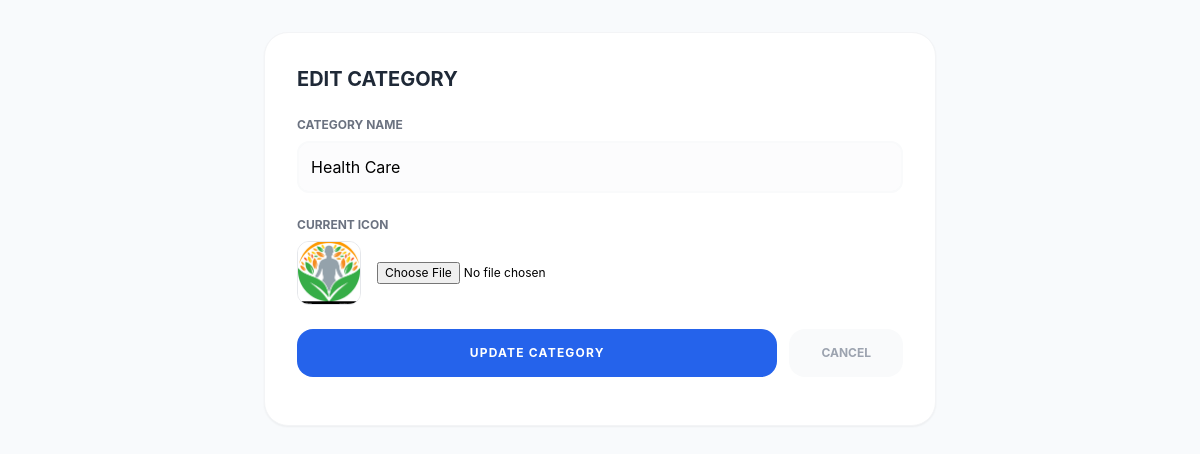
The page /admin_edit_category.php?id=4 on the database its author committed.
### tables this page shows
CREATE TABLE `categories` (
  `id` int(11) NOT NULL,
  `name` varchar(100) NOT NULL,
  `image_path` varchar(255) DEFAULT NULL,
  `link` varchar(255) DEFAULT '#',
  `parent_id` int(11) DEFAULT 0
);

### admin_edit_category.php (the view, shortened to what this page needs)
<?php
include 'db.php';
if (isset($_GET['id'])) {
    $id = (int)$_GET['id'];
    $res = $conn->query("SELECT * FROM categories WHERE id = $id");
    $cat = $res->fetch_assoc();
}
?>
<!DOCTYPE html>
<html lang="gu">
<head>
    <script src="https://cdn.tailwindcss.com"></script>
    <link rel="stylesheet" href="https://cdnjs.cloudflare.com/ajax/libs/font-awesome/6.0.0/css/all.min.css">
</head>
<body class="p-8">
    <div class="max-w-2xl mx-auto bg-white p-8 rounded-3xl border border-gray-100 shadow-sm">
        <h2 class="text-xl font-bold text-gray-800 mb-6 uppercase">Edit Category</h2>
        <form action="" method="POST" enctype="multipart/form-data" class="space-y-6">
            <div>
                <label class="block text-xs font-bold text-gray-500 mb-2 uppercase">Category Name</label>
                <input type="text" name="cat_name" value="<?php echo $cat['name']; ?>"
                    class="w-full border-2 border-gray-50 p-3 rounded-xl focus:border-blue-500 outline-none transition bg-gray-50/50"
                    required>
            </div>
            <div>
                <label class="block text-xs font-bold text-gray-500 mb-2 uppercase">Current Icon</label>
                <div class="flex items-center gap-4">
                    <img src="<?php echo $cat['image_path']; ?>" class="w-16 h-16 rounded-xl border object-cover">
                    <input type="file" name="cat_image" class="text-xs">
                </div>
            </div>
            <div class="flex gap-3">
                <button type="submit" name="update_category"
                    class="flex-1 bg-blue-600 text-white font-bold py-4 rounded-2xl uppercase text-xs tracking-widest">Update
                    Category</button>
                <a href="admin_dashboard.php"
                    class="px-8 bg-gray-50 text-gray-400 font-bold py-4 rounded-2xl text-xs uppercase text-center">Cancel</a>
            </div>
        </form>
    </div>
</body>
</html>

### assets/css/style.css (style rules this page uses)
body { margin: 0; padding: 0; box-sizing: border-box; background-color: #f5f5f5; }

### admin_edit_category.php (style rules this page uses)
body { font-family: 'Inter', sans-serif; background-color: #f8fafc; }

### rows shown on the page
categories: cat_name "Health Care", image_path (picture)
